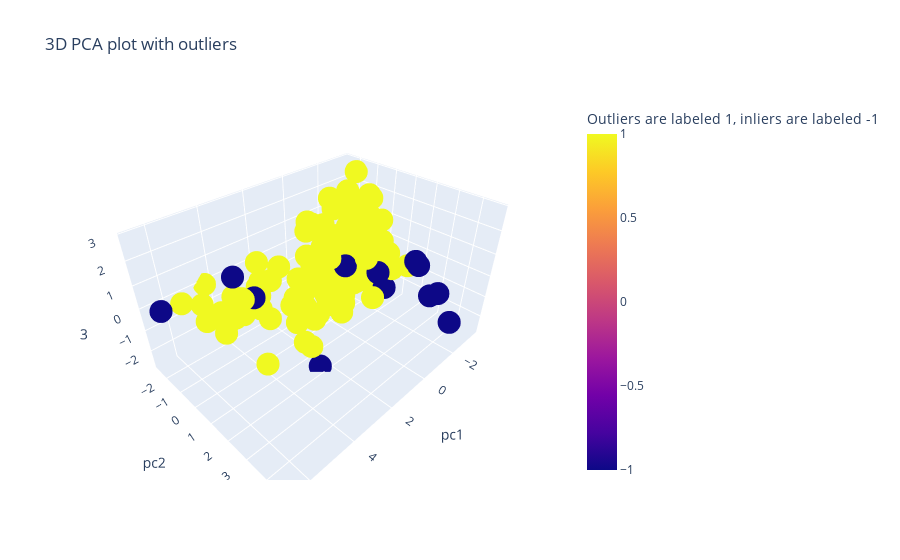

Notebook cell for this chart:
### Code cell
import plotly.express as px
pc_DF['Outliers are labeled 1, inliers are labeled -1'] = df_values3['anomaly']
fig = px.scatter_3d(pc_DF, x='pc1', y='pc2', z='pc3', color='Outliers are labeled 1, inliers are labeled -1', title='3D PCA plot with outliers')
fig.show()

### Figure 1 — Plotly figure (JSON) as saved in the notebook; plotly's stock layout.template omitted (floating-point values rounded to 4 significant figures; data arrays with more than 128 entries replaced by an {"elided": "..."} marker saying what was removed)
{"data": [{"hovertemplate": "pc1=%{x}<br>pc2=%{y}<br>pc3=%{z}<br>Outliers are labeled 1, inliers are labeled -1=%{marker.color}<extra></extra>", "legendgroup": "", "marker": {"color": {"elided": "143 int values"}, "coloraxis": "coloraxis", "symbol": "circle"}, "mode": "markers", "name": "", "scene": "scene", "showlegend": false, "type": "scatter3d", "x": {"elided": "143 float values"}, "y": {"elided": "143 float values"}, "z": {"elided": "143 float values"}}], "layout": {"coloraxis": {"colorbar": {"title": {"text": "Outliers are labeled 1, inliers are labeled -1"}}, "colorscale": [[0, "#0d0887"], [0.1111, "#46039f"], [0.2222, "#7201a8"], [0.3333, "#9c179e"], [0.4444, "#bd3786"], [0.5556, "#d8576b"], [0.6667, "#ed7953"], [0.7778, "#fb9f3a"], [0.8889, "#fdca26"], [1, "#f0f921"]]}, "legend": {"tracegroupgap": 0}, "scene": {"domain": {"x": [0, 1], "y": [0, 1]}, "xaxis": {"title": {"text": "pc1"}}, "yaxis": {"title": {"text": "pc2"}}, "zaxis": {"title": {"text": "pc3"}}}, "title": {"text": "3D PCA plot with outliers"}}}
